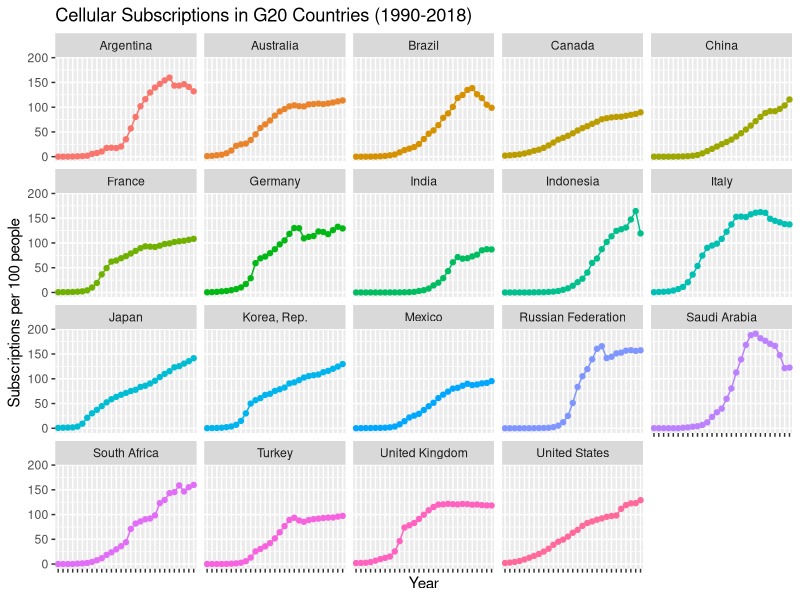

Recreate this plot in R.
library(tidyverse)
library(data.table)
library(stringr)

# master data frame 
# cell: utilization of mobile phone 
# inter: utilization of internet 
cell <- fread('API_IT.CEL.SETS.P2_DS2_en_csv_v2_887311.csv')
inter <- fread('API_IT.NET.USER.ZS_DS2_en_csv_v2_889089.csv')

# g20: country codes for g20 (except EU)
g20 <- c('AUS', 'CAN', 'USA', 'SAU', 'IND', 'RUS', 'ZAF', 'TUR', 'ARG',
         'BRA', 'MEX', 'FRA', 'DEU', 'ITA', 'GBR', 'IDN', 'JPN', 'KOR', 'CHN') 

# data cleaning for cell data 
cell_names <- as.vector(as.character(cell[1, ]))
names(cell) <- cell_names
cell1 <- cell[-1, ]

cell2 <- cell1 %>% 
        select('Country Name', 
               'Country Code', 
               'Indicator Name',
               'Indicator Code',
               as.character(1980:2019))
cell3 <- cell2[, -'2019']

cell4 <- cell3 %>% filter(cell3[[2]] %in% g20)
cell5 <- gather(cell4, Year, 
                Per_100_people, 
                -c('Country Name', 'Country Code', 'Indicator Name', 'Indicator Code'))

cell6 <- cell5 %>% filter(Year %in% as.character(1990:2018))


plot_by_time_cell <- ggplot(cell6, aes(x = Year, y = Per_100_people, group = cell6[[1]])) + 
        geom_line(aes(color = cell6[[1]])) + 
        geom_point(aes(color = cell6[[1]])) + 
        ylab('Subscriptions per 100 people') + 
        ggtitle('Cellular Subscriptions in G20 Countries (1990-2018)') +
        theme(legend.title = element_blank(), axis.text.x=element_blank())  + 
        facet_wrap(~ cell6[[1]]) + 
        theme(legend.position = "none") 


cell7 <- cell6 %>% filter(Year == '2018')
names(inter) <- as.vector(as.character(inter[1, ]))
inter1 <- inter[-1, ]


